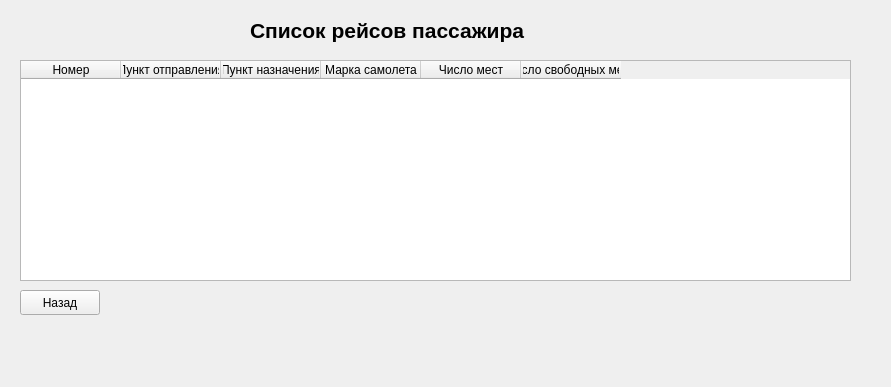
<?xml version="1.0" encoding="UTF-8"?>
<ui version="4.0">
 <class>us_flights</class>
 <widget class="QWidget" name="us_flights">
  <property name="geometry">
   <rect>
    <x>0</x>
    <y>0</y>
    <width>891</width>
    <height>387</height>
   </rect>
  </property>
  <property name="windowTitle">
   <string>Form</string>
  </property>
  <widget class="QTableWidget" name="tableWidget">
   <property name="geometry">
    <rect>
     <x>20</x>
     <y>60</y>
     <width>831</width>
     <height>221</height>
    </rect>
   </property>
   <column>
    <property name="text">
     <string>Номер</string>
    </property>
   </column>
   <column>
    <property name="text">
     <string>Пункт отправления</string>
    </property>
   </column>
   <column>
    <property name="text">
     <string>Пункт назначения</string>
    </property>
   </column>
   <column>
    <property name="text">
     <string>Марка самолета</string>
    </property>
   </column>
   <column>
    <property name="text">
     <string>Число мест</string>
    </property>
   </column>
   <column>
    <property name="text">
     <string>Число свободных мест</string>
    </property>
   </column>
  </widget>
  <widget class="QPushButton" name="pushButton">
   <property name="geometry">
    <rect>
     <x>20</x>
     <y>290</y>
     <width>80</width>
     <height>25</height>
    </rect>
   </property>
   <property name="text">
    <string>Назад</string>
   </property>
  </widget>
  <widget class="QLabel" name="label_2">
   <property name="geometry">
    <rect>
     <x>250</x>
     <y>10</y>
     <width>391</width>
     <height>41</height>
    </rect>
   </property>
   <property name="font">
    <font>
     <pointsize>16</pointsize>
     <weight>75</weight>
     <bold>true</bold>
    </font>
   </property>
   <property name="text">
    <string>Список рейсов пассажира</string>
   </property>
  </widget>
 </widget>
 <resources/>
 <connections/>
</ui>
